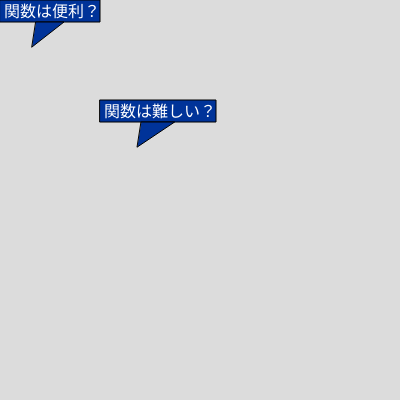
Frame 1 (no input)
Frame 60 (no input): identical to frame 1, image omitted
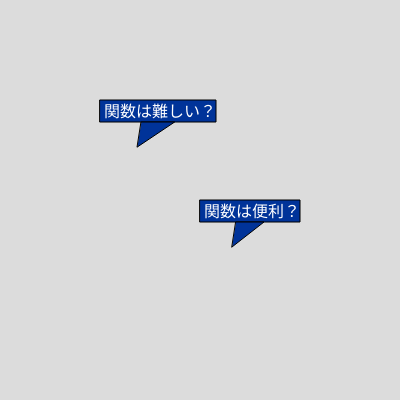
Frame 120 (the mouse pressed at the canvas centre since frame 60)

The p5.js sketch that drew these frames (run headless with seeded random() and noise() and a simulated clock; from frame 60 on, the mouse is pressed at the canvas centre):

// p5.js sketch
// ── sketch.js
// 吹き出し
function setup(){
  createCanvas(400, 400);
  textSize(16);
}

function draw(){
  background(220);
  balloon("関数は難しい？", 100, 100);
  balloon("関数は便利？", mouseX, mouseY);
}

function balloon(t, x, y){
  const w = textWidth(t); // テキストの幅
  const h = textAscent() + textDescent(); // テキストの高さ
  const p = 4; // 余白の大きさ (padding)
  console.log("l:", t.length);

  push();

  // BLANK[1] 吹き出しの背景を先に描く
  fill(0, 51,153)
  rect(x, y, w + p, h + p)
  // BLANK[2] 吹き出しの三角形を描く
  triangle(x + w / 3 + p, y + p + h,
    x + w / 3 * 2, y + p + h,
    x + w / 3, y + p + h + 25)
  // 吹き出しのテキストを次に描く
  textAlign(LEFT, CENTER);
  fill(255);
  text(t, x + p, y + h / 2 + p);

  pop();
}
